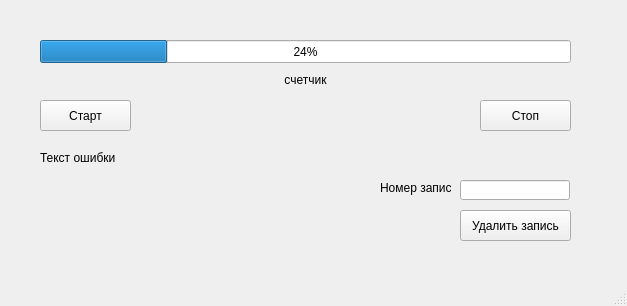
<?xml version="1.0" encoding="UTF-8"?>
<ui version="4.0">
 <class>MainWindow</class>
 <widget class="QMainWindow" name="MainWindow">
  <property name="geometry">
   <rect>
    <x>0</x>
    <y>0</y>
    <width>627</width>
    <height>306</height>
   </rect>
  </property>
  <property name="windowTitle">
   <string>MainWindow</string>
  </property>
  <widget class="QWidget" name="centralwidget">
   <widget class="QPushButton" name="pushButton_start">
    <property name="geometry">
     <rect>
      <x>40</x>
      <y>100</y>
      <width>91</width>
      <height>31</height>
     </rect>
    </property>
    <property name="text">
     <string>Старт</string>
    </property>
   </widget>
   <widget class="QLineEdit" name="lineEdit_rec_number">
    <property name="geometry">
     <rect>
      <x>460</x>
      <y>180</y>
      <width>110</width>
      <height>20</height>
     </rect>
    </property>
   </widget>
   <widget class="QLabel" name="label">
    <property name="geometry">
     <rect>
      <x>380</x>
      <y>180</y>
      <width>71</width>
      <height>16</height>
     </rect>
    </property>
    <property name="text">
     <string>Номер записи</string>
    </property>
   </widget>
   <widget class="QPushButton" name="pushButton_remove_rec">
    <property name="geometry">
     <rect>
      <x>460</x>
      <y>210</y>
      <width>111</width>
      <height>31</height>
     </rect>
    </property>
    <property name="text">
     <string>Удалить запись</string>
    </property>
   </widget>
   <widget class="QPushButton" name="pushButton_stop">
    <property name="geometry">
     <rect>
      <x>480</x>
      <y>100</y>
      <width>91</width>
      <height>31</height>
     </rect>
    </property>
    <property name="text">
     <string>Стоп</string>
    </property>
   </widget>
   <widget class="QProgressBar" name="progressBar">
    <property name="geometry">
     <rect>
      <x>40</x>
      <y>40</y>
      <width>531</width>
      <height>23</height>
     </rect>
    </property>
    <property name="value">
     <number>24</number>
    </property>
   </widget>
   <widget class="QLabel" name="label_counter">
    <property name="geometry">
     <rect>
      <x>40</x>
      <y>70</y>
      <width>531</width>
      <height>20</height>
     </rect>
    </property>
    <property name="text">
     <string>счетчик</string>
    </property>
    <property name="alignment">
     <set>Qt::AlignCenter</set>
    </property>
   </widget>
   <widget class="QLabel" name="label_error">
    <property name="geometry">
     <rect>
      <x>40</x>
      <y>150</y>
      <width>531</width>
      <height>16</height>
     </rect>
    </property>
    <property name="text">
     <string>Текст ошибки</string>
    </property>
   </widget>
  </widget>
  <widget class="QMenuBar" name="menubar">
   <property name="geometry">
    <rect>
     <x>0</x>
     <y>0</y>
     <width>627</width>
     <height>21</height>
    </rect>
   </property>
  </widget>
  <widget class="QStatusBar" name="statusbar"/>
 </widget>
 <resources/>
 <connections/>
</ui>
